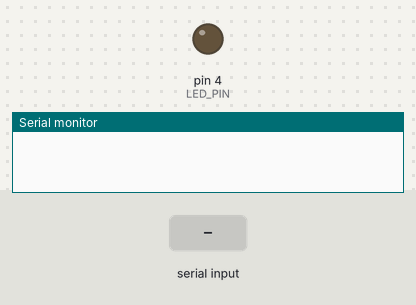
A sketch run on a simulated Arduino Uno, built with avr-gcc and run on an emulated ATmega328P. On the bench: output pins drawn as LEDs (lit = HIGH), the last lines printed to the serial monitor. The inputs (shaded band) are chosen by the test bench.

Above: at 1.2 s.
1.3 s: "led on" received over Serial
2.8 s: "1" received over Serial
At 3.1 s:
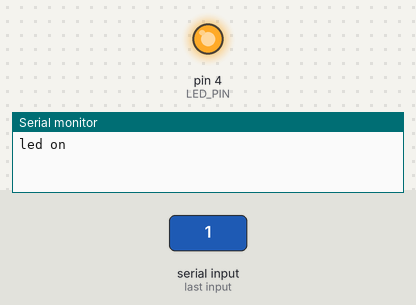
4.3 s: "led off" received over Serial
Timing chart, 0 to 7.3 s (numbered marks = the images above; inputs shaded):
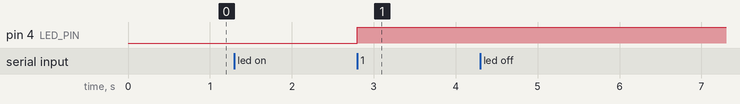

Measured:
- after the input at 2.8 s, pin 4 (LED_PIN): LOW → HIGH at once

The sketch:

Terminal_Commands.ino
```cpp
#define LED_PIN 4
#include <stdio.h>
String command;

void setup() {
  // put your setup code here, to run once:
  pinMode(LED_PIN, OUTPUT);
  Serial.begin(9600);
  while(!Serial);
}

void loop() {
  if(Serial.available())
  {
    char character = Serial.read();
    if(character == '1')
    {
      if(command == "led on")
      {
        digitalWrite(LED_PIN, HIGH);
      }
      else if(command == "led off")
      {
        digitalWrite(LED_PIN, LOW);
      }
      command = "";
      Serial.println();
    }
    else if(character)
    {
      Serial.print(character);
      command += character;
    }
   }
  }
```
